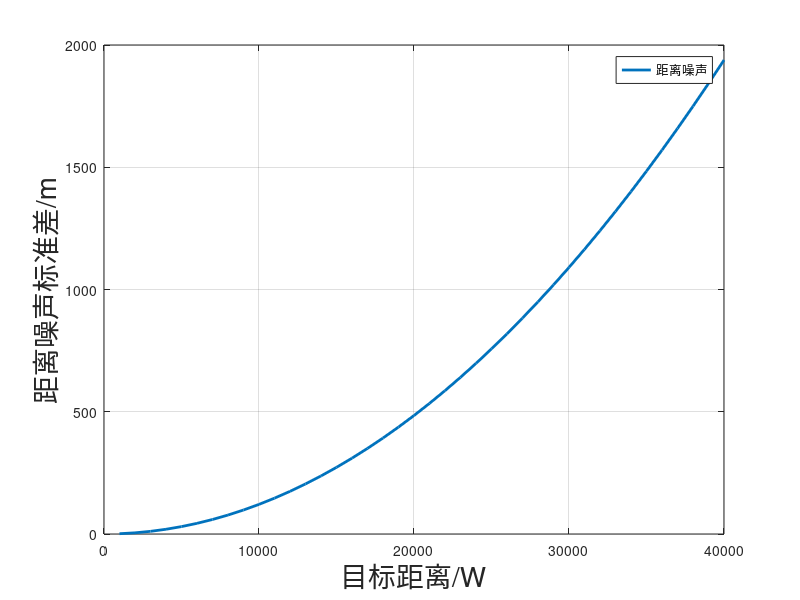

Source code (MATLAB):
clear;
w = 1000;
distance = 1000:1000:40000;
P = (w*26000^2*0.03^2*100)./((4*pi)^3.*((distance).^4));
N = 4*10^-15;
SNR = P./N;
rho = (3*10^8*1*10^-3/(2*sqrt(2))).*(1./(SNR.^0.5));
hold on;
box on;
grid on;
plot(distance,rho,'Color','#0072BD','LineWidth',2,'DisplayName','距离噪声'); 
legend();
ylabel('距离噪声标准差/m','FontSize',20); 
xlabel('目标距离/W','FontSize',20);